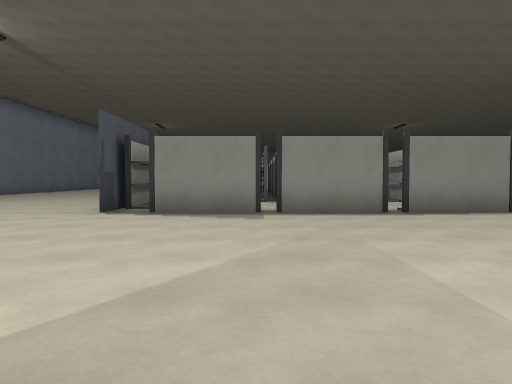
View 1 (above)

24 first-person views from a walk through a 3-D level made in the Godot game engine. The camera is 1.3 m above the floor, tilts 2° down and sees 70° across. The floor is counted in squares, 2 m on a side. Each view is taken from the middle of a square. On the plan, view 1 faces up. The plan holds only what a view shows up to about 11 squares ahead; the rest is blank. The place goes on beyond the plan. Surface patterns are stand-ins for the level's own textures.

View 2
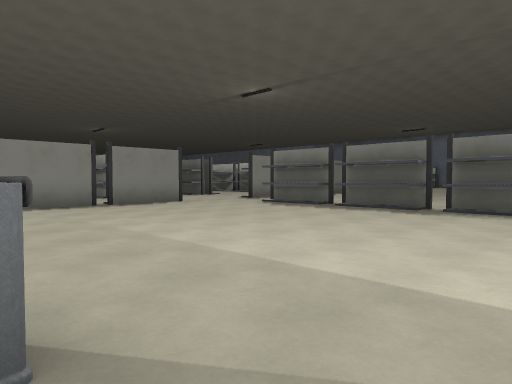

View 3
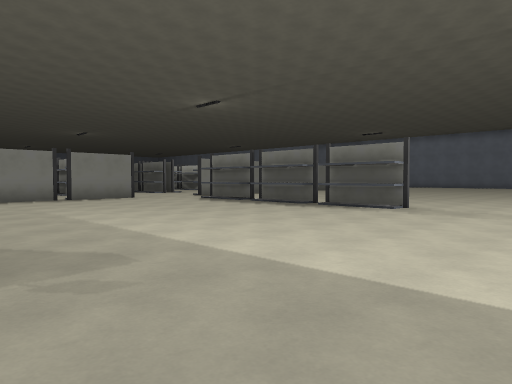

View 4
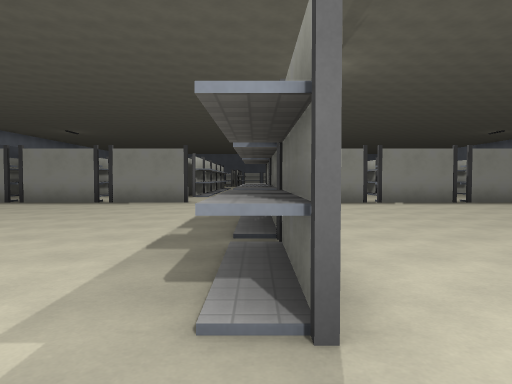

View 5
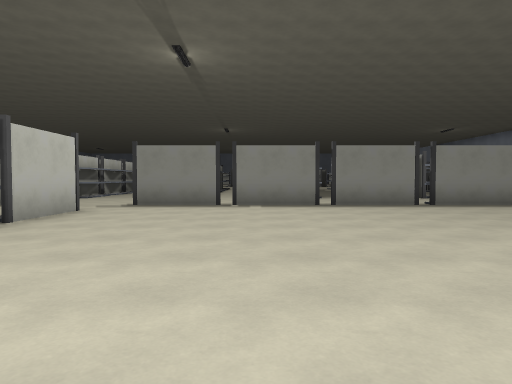

View 6
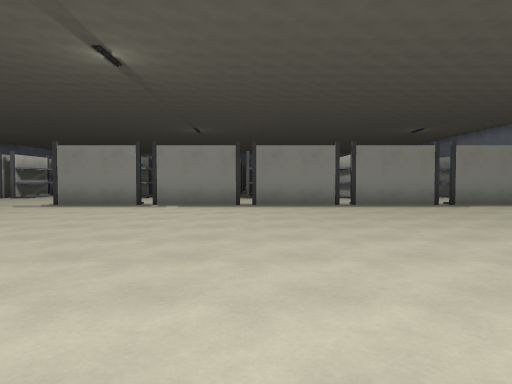

View 7
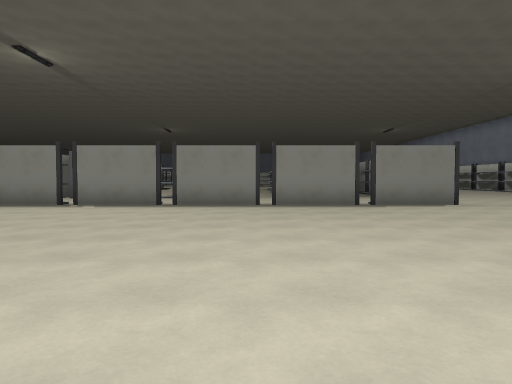

View 8
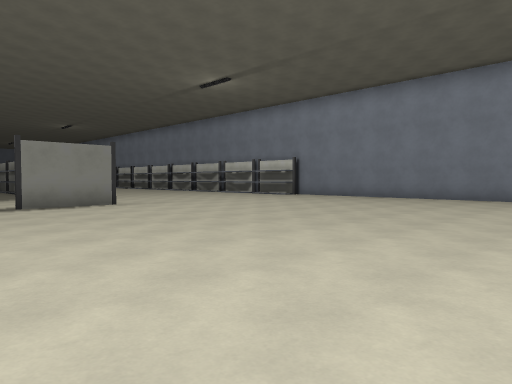

View 9
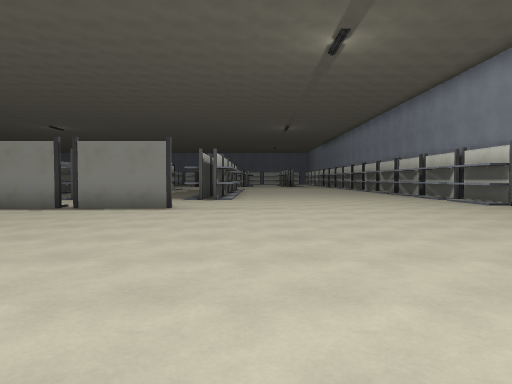

View 10
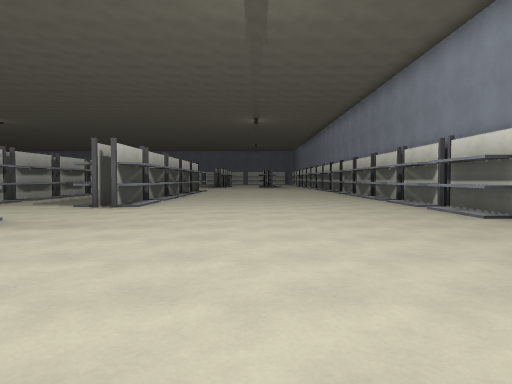

View 11
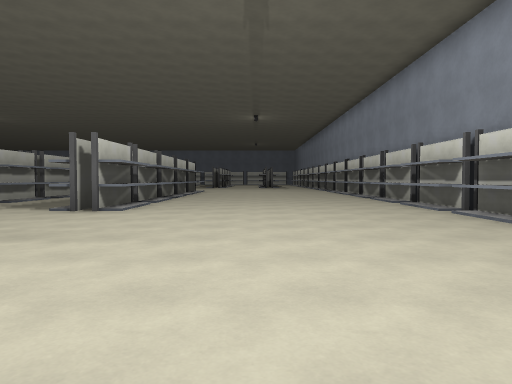

View 12
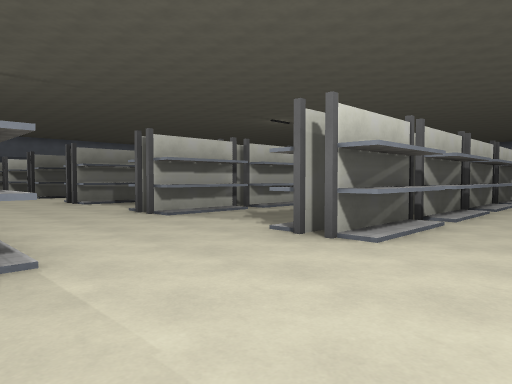

View 13
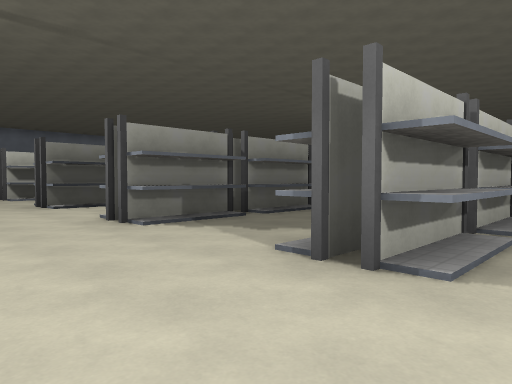

View 14
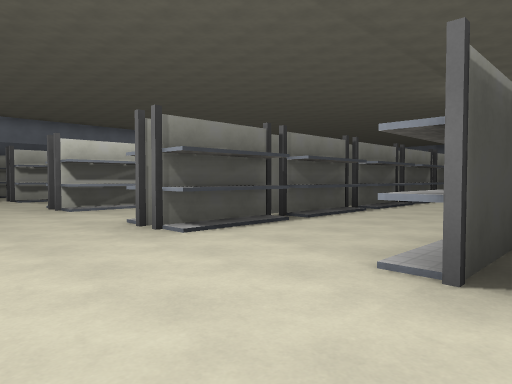

View 15
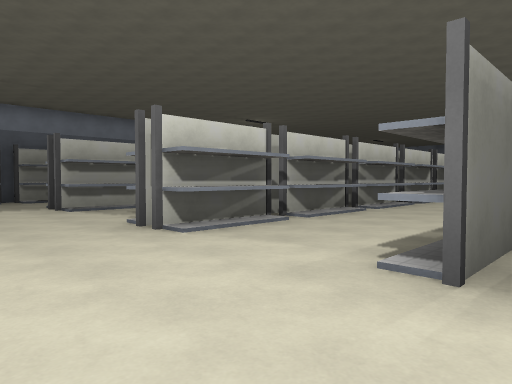

View 16
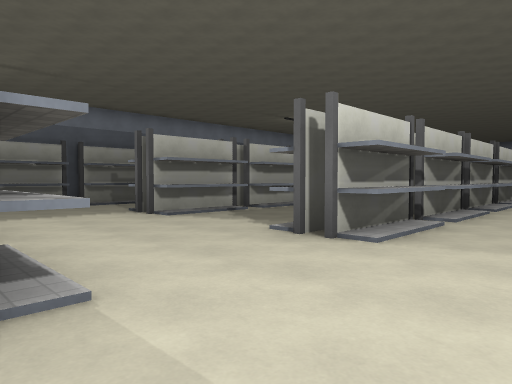

View 17
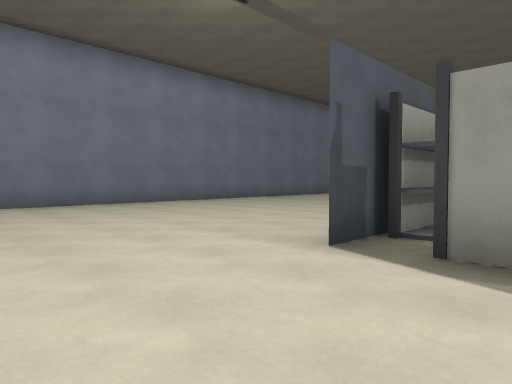

View 18
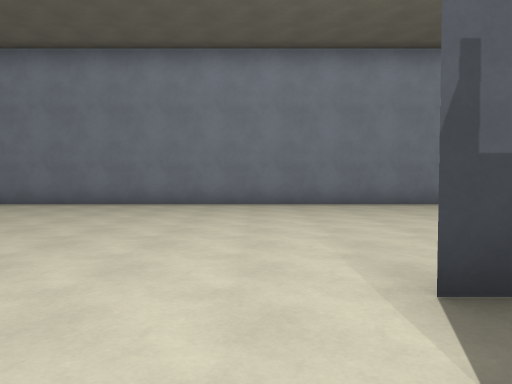

View 19
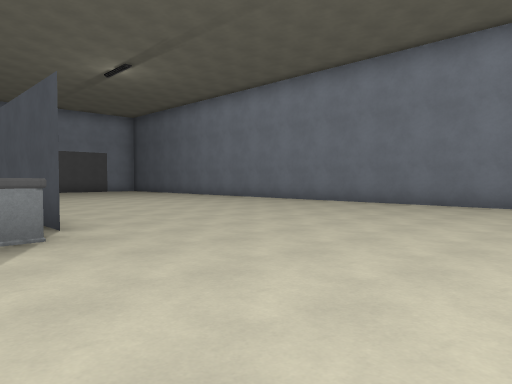

View 20
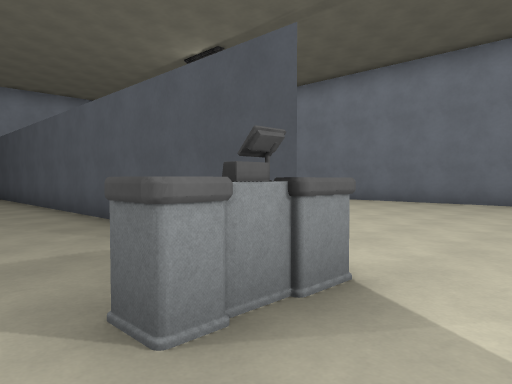

View 21
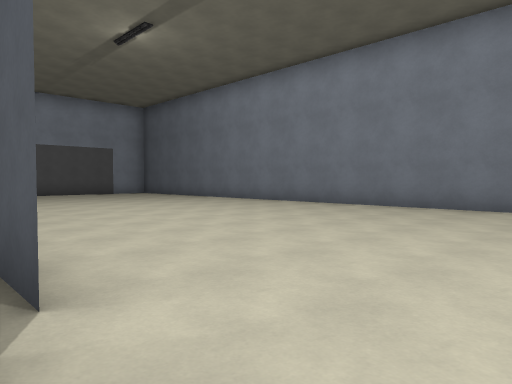

View 22
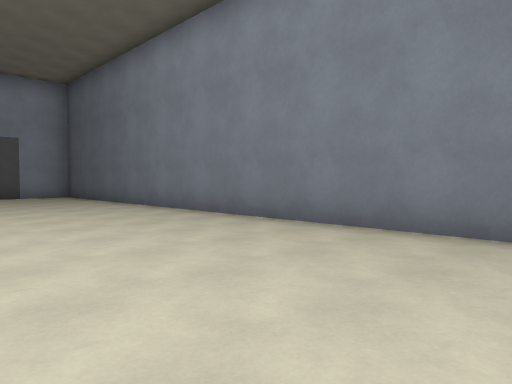

View 23
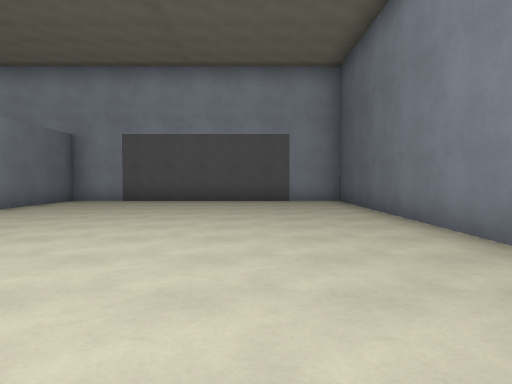

View 24
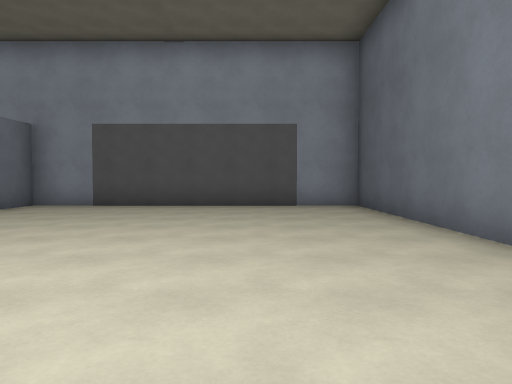

### Floor plan
Key: @ floor where view 1 was taken; # wall or solid block; x gap in a wall; . floor; R cash register.
Columns run from 11 left of view 1 to 28 right of it. Each row starts with its distance up from view 1.
 14             #  ##.. #.. #.  #. ##......#
 13            ##. ##..##..##. ##.. #......#
 12    ...  #  ##..##..##..##..##.. #......#
 11 # ..... #..##..##..##..##..##..##......#
 10 #.......#..............................#
  9 #.......#..............................#
  8 #.......#..............................#
  7 #.......#x#x##x##..##x##x#x##x##........
  6 #......................................
  5 #.................#...................
  4 #.................#...................
  3 #.................#...................
  2 #.................#....................
  1 #.................#.....................
  0 #..........@......#.....................
 -1 #.......#RR.......#.................
 -2 #.......#.............. . .....
 -3 #.......#..............
 -4 #.......#..........
 -5 #.......#.....
 -6 #.......#..
 -7 #.......#..
 -8 #.......#.
 -9 #.......#.
-10 #.......#.
-11 #.......#.
-12 #.......#
-13 #.......#
-14 #.......#
-15 ##########

Where each view was taken, in squares from view 1:
view 1: 0 up, 0 right, facing up
view 2: 2 down, 1 left, facing up-right
view 3: 5 down, 1 left, facing up-right
view 4: 3 down, 7 right, facing up
view 5: 2 down, 11 right, facing up
view 6: 2 down, 13 right, facing up
view 7: 2 down, 15 right, facing up
view 8: 2 down, 16 right, facing up-right
view 9: 1 down, 22 right, facing up
view 10: 2 up, 24 right, facing up
view 11: 3 up, 24 right, facing up
view 12: 7 up, 23 right, facing up-left
view 13: 8 up, 18 right, facing up-left
view 14: 8 up, 13 right, facing up-left
view 15: 8 up, 9 right, facing up-left
view 16: 7 up, 7 right, facing up-left
view 17: 4 up, 1 left, facing up-left
view 18: 6 up, 1 left, facing left
view 19: 4 up, 1 left, facing down-left
view 20: 1 up, 0 right, facing down-left
view 21: 1 up, 2 left, facing down-left
view 22: 1 down, 6 left, facing down-left
view 23: 4 down, 8 left, facing down
view 24: 6 down, 8 left, facing down
